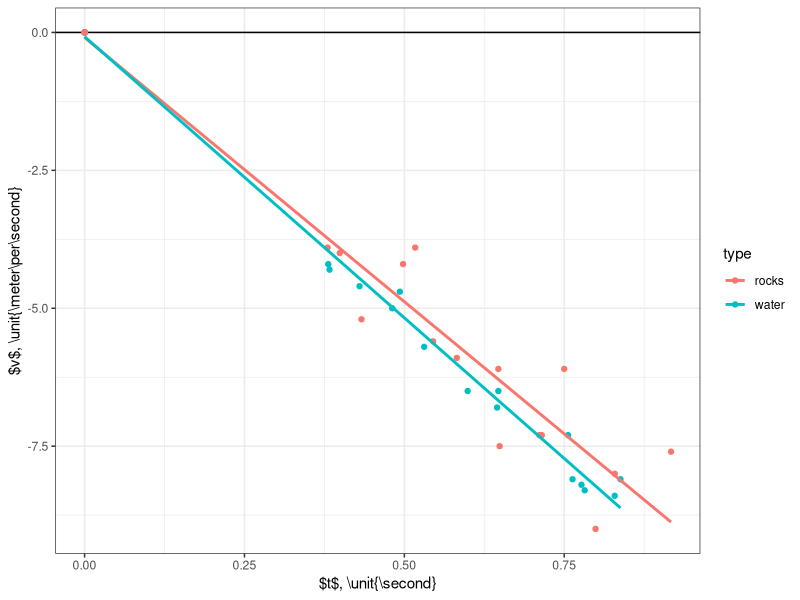

Here is the R script that generated this plot:
library(ggplot2)
library(dplyr)

raw <- read.csv('velocity.csv',header=TRUE)
grouped <- dplyr::group_by(raw,type)

fig <- ggplot(raw, aes(t, v_ms, colour=type)) +
    geom_hline(yintercept=0) +
    geom_point() +
    geom_smooth(method="lm",se=FALSE)+
    xlab('$t$, \\unit{\\second}')+
    ylab('$v$, \\unit{\\meter\\per\\second}')+
    theme_bw()

model1 <- lm(v_ms~t, data=raw)
model2 <- lm(v_ms~t+type, data=raw)
print(anova(model1,model2))
